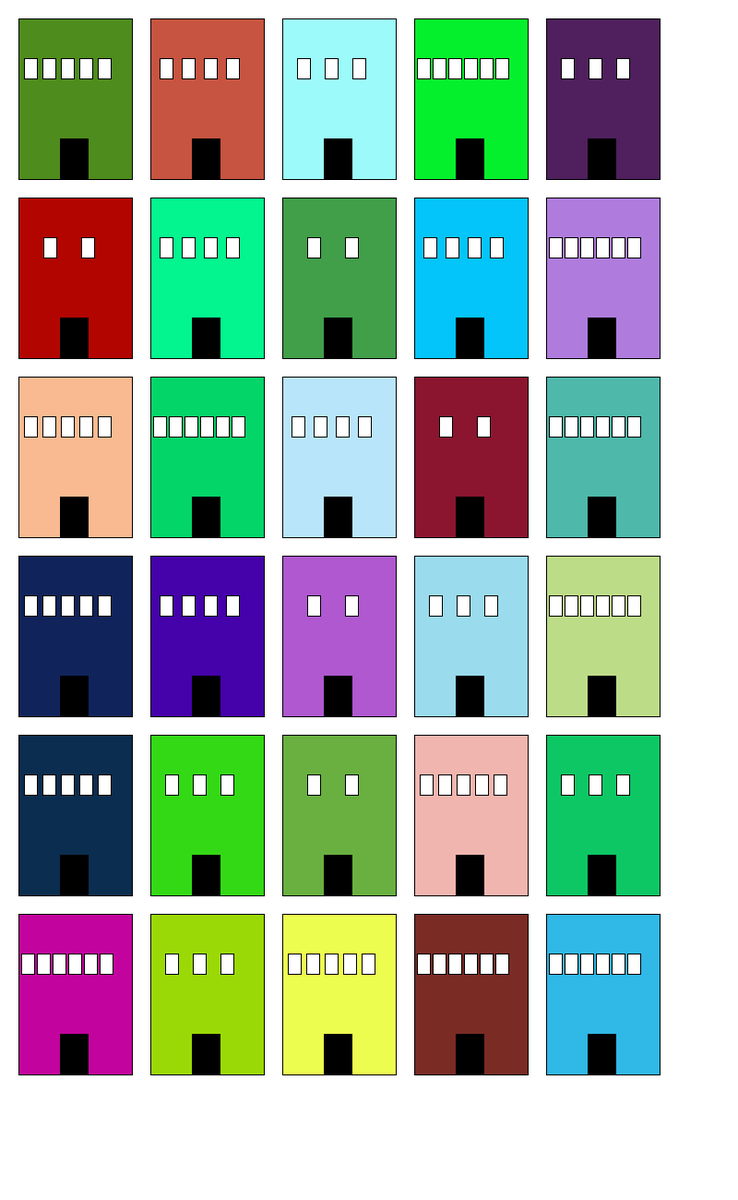
Frame 1 (no input)
Frame 2 (the mouse pressed at the canvas centre, redrawn once): identical to frame 1, image omitted

The Processing sketch that drew this single still picture (run headless with seeded random() and noise(); the mouse was pressed at the canvas centre and the sketch redrawn once):

// Processing sketch: Thirty_Buildings_Final
// ── Thirty_Buildings_Final.pde
int numRows = 6;    // Number of rows
int numCols = 5;    // Number of columns
int buildingWidth;  // Width of each building
int buildingHeight; // Height of each building
int windowWidth;    // Width of each window
int windowHeight;   // Height of each window
int spacing = 20;   // Spacing between buildings

void setup() {
  size(800, 1300);
  background(255);
  noLoop();
}

void draw() {
  randomSeed(0);
  buildingWidth = int(random(50, 150));  // Random building width between 50 and 150 pixels
  buildingHeight = int(random(50, 200)); // Random building height between 50 and 200 pixels
  windowWidth = int(random(10, 30));     // Random window width between 10 and 30 pixels
  windowHeight = int(random(10, 30));    // Random window height between 10 and 30 pixels
  
  int x = spacing;
  int y = spacing;
  
  for (int i = 0; i < numRows; i++) {
    for (int j = 0; j < numCols; j++) {
      drawBuilding(x, y, buildingWidth, buildingHeight, int(random(2, 7)), windowWidth, windowHeight);
      x += buildingWidth + spacing;
    }
    x = spacing;
    y += buildingHeight + spacing;
  }
}

void drawBuilding(int x, int y, int w, int h, int numWindows, int ww, int wh) {
  color buildingColor = color(random(255), random(255), random(255));
  fill(buildingColor);
  stroke(0);
  rect(x, y, w, h);
  fill(0);
  rect(x + 45, y + 130, w/4, h/4);
  
  int windowSpacing = (w - (numWindows + 1) * ww) / (numWindows + 1);
  int windowY = y + h/4;
  
  for (int i = 0; i < numWindows; i++) {
    int windowX = x + (i+1) * windowSpacing + i * ww;
    fill(255);
    rect(windowX, windowY, ww, wh);
  }
}
